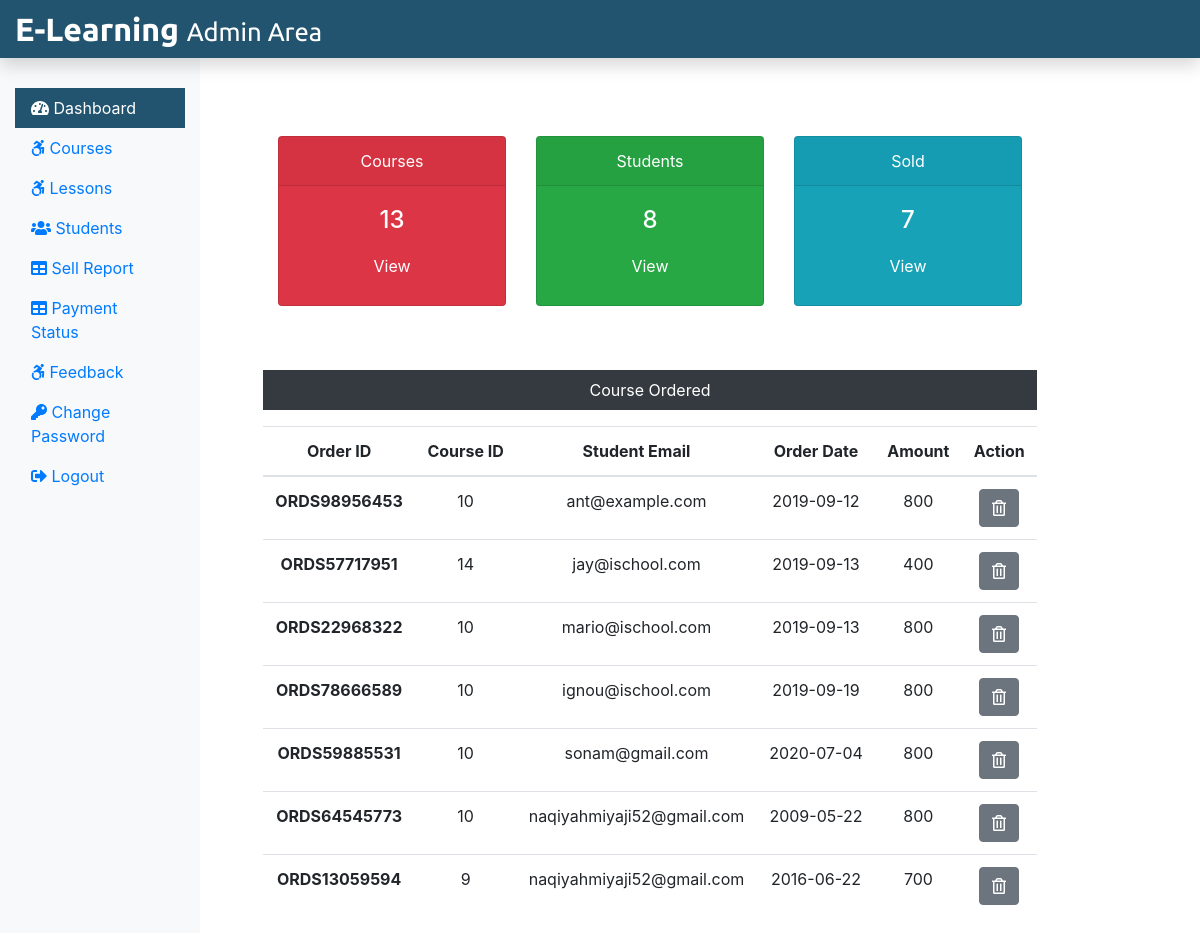
The app's page /Admin/adminDashboard.php (signed in) with its own data.
### tables this page shows
CREATE TABLE `courseorder` (
  `co_id` int(11) NOT NULL,
  `order_id` varchar(255) NOT NULL,
  `stu_email` varchar(255) NOT NULL,
  `course_id` int(11) NOT NULL,
  `status` varchar(255) NOT NULL,
  `respmsg` text NOT NULL,
  `amount` int(11) NOT NULL,
  `order_date` date NOT NULL
);

### Admin/adminDashboard.php (the view, shortened to what this page needs)
<?php
include('./adminInclude/header.php');
include('../dbConnection.php');
$sql = "SELECT * FROM course";
$result = $conn->query($sql);
$totalcourse = $result->num_rows;
 $sql = "SELECT * FROM student";
 $result = $conn->query($sql);
 $totalstu = $result->num_rows;
 $sql = "SELECT * FROM courseorder";
 $result = $conn->query($sql);
 $totalsold = $result->num_rows;
?>
  <div class="col-sm-9 mt-5">
    <div class="row mx-5 text-center">
      <div class="col-sm-4 mt-5">
        <div class="card text-white bg-danger mb-3" style="max-width: 18rem;">
          <div class="card-header">Courses</div>
          <div class="card-body">
            <h4 class="card-title">
              <?php echo $totalcourse; ?>
            </h4>
            <a class="btn text-white" href="courses.php">View</a>
          </div>
        </div>
      </div>
      <div class="col-sm-4 mt-5">
        <div class="card text-white bg-success mb-3" style="max-width: 18rem;">
          <div class="card-header">Students</div>
          <div class="card-body">
            <h4 class="card-title">
              <?php echo $totalstu; ?>
            </h4>
            <a class="btn text-white" href="students.php">View</a>
          </div>
        </div>
      </div>
      <div class="col-sm-4 mt-5">
        <div class="card text-white bg-info mb-3" style="max-width: 18rem;">
          <div class="card-header">Sold</div>
          <div class="card-body">
            <h4 class="card-title">
              <?php echo $totalsold; ?>
            </h4>
            <a class="btn text-white" href="sellreport.php">View</a>
          </div>
        </div>
      </div>
    </div>
    <div class="mx-5 mt-5 text-center">
      <p class=" bg-dark text-white p-2">Course Ordered</p>
      <?php
      $sql = "SELECT * FROM courseorder";
      $result = $conn->query($sql);
      if($result->num_rows > 0){
  echo '<table class="table">
    <thead>
    <tr>
      <th scope="col">Order ID</th>
      <th scope="col">Course ID</th>
      <th scope="col">Student Email</th>
      <th scope="col">Order Date</th>
      <th scope="col">Amount</th>
      <th scope="col">Action</th>
    </tr>
    </thead>
    <tbody>';
    while($row = $result->fetch_assoc()){
    echo '<tr>';
      echo '<th scope="row">'.$row["order_id"].'</th>';
      echo '<td>'. $row["course_id"].'</td>';
      echo '<td>'.$row["stu_email"].'</td>';
      echo '<td>'.$row["order_date"].'</td>';
      echo '<td>'.$row["amount"].'</td>';
      echo '<td><form action="" method="POST" class="d-inline"><input type="hidden" name="id" value='. $row["co_id"] .'><button type="submit" class="btn btn-secondary" name="delete" value="Delete"><i class="far fa-trash-alt"></i></button></form></td>';
      echo '</tr>';
    }
  echo '</tbody>
  </table>';
  } else {
    echo "0 Result";
  }
  ?>
    </div>
  </div>
  </div>
  </div>
<?php
include('./adminInclude/footer.php');
?>

### records on screen
courseorder: order "ORDS98956453", course "10", stu_email "ant@example.com", order_date "2019-09-12", amount "800"
courseorder: order "ORDS57717951", course "14", stu_email "jay@ischool.com", order_date "2019-09-13", amount "400"
courseorder: order "ORDS22968322", course "10", stu_email "mario@ischool.com", order_date "2019-09-13", amount "800"
courseorder: order "ORDS78666589", course "10", stu_email "ignou@ischool.com", order_date "2019-09-19", amount "800"
courseorder: order "ORDS59885531", course "10", stu_email "sonam@gmail.com", order_date "2020-07-04", amount "800"
courseorder: order "ORDS64545773", course "10", stu_email "naqiyahmiyaji52@gmail.com", order_date "2009-05-22", amount "800"
courseorder: order "ORDS13059594", course "9", stu_email "naqiyahmiyaji52@gmail.com", order_date "2016-06-22", amount "700"

### other values on screen
$totalcourse "13"
$totalstu "8"
$totalsold "7"
